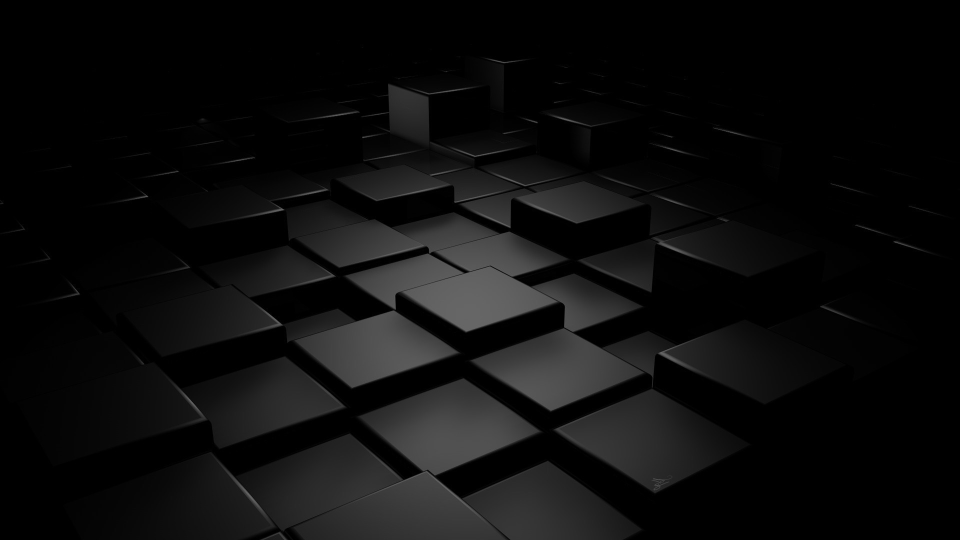
#> input picture Homepage.jpg, 1920 x 1080 px (shown at 1/2 size); its folder holds 6 pictures in this run
$ python -i 'ERP Project.py'   (imports and definitions only)   (older library calls are emulated)
#> lines starting #> are read from the running program, lines starting #| are printed output that depends on the picture; pictures that were not available may be replaced by others from this repository, and a replacement may not be noted
import tkinter as tk

from PIL import ImageTk,Image

from tkinter import messagebox

from tkinter import ttk

import pymysql as pym

import pickle

import time

'''**********************************************************************************'''
def Status_Hover(e):
    Status_Bar.config(text='')

def Status_Hover_Leave(e):
    Status_Bar.config(text='Coded By: Ikram, Meera Mohiddin, Jayanth                ')

def Status_Hover1(e):
    Status_Bar1.config(text='')

def Status_Hover_Leave1(e):
    Status_Bar1.config(text='Coded By: Ikram, Meera Mohiddin, Jayanth                ')

def Status_Hover2(e):
    Status_Bar2.config(text='')

def Status_Hover_Leave2(e):
    Status_Bar2.config(text='Coded By: Ikram, Meera Mohiddin, Jayanth                ')

def Status_Hover3(e):
    Status_Bar3.config(text='')

def Status_Hover_Leave3(e):
    Status_Bar3.config(text='Coded By: Ikram, Meera Mohiddin, Jayanth                ')

def Status_Hover4(e):
    Status_Bar4.config(text='')

def Status_Hover_Leave4(e):
    Status_Bar4.config(text='Coded By: Ikram, Meera Mohiddin, Jayanth                ')

def Status_Hover5(e):
    Status_Bar5.config(text='')

def Status_Hover_Leave5(e):
    Status_Bar5.config(text='Coded By: Ikram, Meera Mohiddin, Jayanth                ')

def Status_Hover6(e):
    Status_Bar6.config(text='')

def Status_Hover_Leave6(e):
    Status_Bar6.config(text='Coded By: Ikram, Meera Mohiddin, Jayanth                ')

def Status_Hover7(e):
    Status_Bar7.config(text='')

def Status_Hover_Leave7(e):
    Status_Bar7.config(text='Coded By: Ikram, Meera Mohiddin, Jayanth                ')


def Status_Hover8(e):
    Status_Bar8.config(text='')


def Status_Hover_Leave8(e):
    Status_Bar8.config(text='Coded By: Ikram, Meera Mohiddin, Jayanth                ')

'''***************************************************************************** '''

def clicker(event):
    Check_Username(Username_entry1.get().strip(),Password_entry1.get().strip())

def clicker1(event):
    Creating_File(Username_entry.get().strip(),Password_entry.get().strip(),Confirm_Password_entry.get().strip())

def clicker2(event):
    Check_Details_Student(int(Admission_entry.get().strip()))

def clicker3(event):
    Check_Details_Admin(int(Admission_entry1.get().strip()))

def clicker4(event):
    Admin_Update_Details(int(Admn_entry.get().strip()))

def clicker5(event):
    Add_Record(int(Admn_entry1.get().strip()),Name_entry.get().strip(),int(Class_entry.get().strip()),int(Totalfee_entry.get().strip()),int(Feepaid_entry.get().strip()),int(Feedue_entry.get().strip()))

def clicker6(event):
    Admin_Delete_Details(int(Admn_entry2.get().strip()))

'''****************************************************************************** '''
# [13 lines left out: functions Password_Show1, Password_Show, not called in this run]


def Home_to_Create_Account():
    root.destroy()
    Create_Account_Screen()

def Create_Acc_to_Home():
    top.destroy()
    Home_Screen()

def Create_Acc_to_Create_Acc():
    top.destroy()
    Create_Account_Screen()

def Home_to_Login():
    root.destroy()
    Login_Screen()

def Login_to_Home():
    top1.destroy()
    Home_Screen()

def Login_to_Login():
    top1.destroy()
    Login_Screen()

# [6 lines left out: function Login_to_Student_Details, not called in this run]

def Student_Screen_to_Home():
    top2.destroy()
    Home_Screen()

def Admin_Check_to_Home():
    top3.destroy()
    Home_Screen()

def Home_to_Developers():
    root.destroy()
    Developers_Screen()

def Admin_Update_to_Admin_Update():
    run.destroy()
    Admin_Update_Screen()

def Admin_Update_to_Home():
    run.destroy()
    Home_Screen()

def Admin_Add_to_Home():
    rec.destroy()
    Home_Screen()

def Admin_Del_to_Home():
    dele.destroy()
    Home_Screen()

def Devel_to_Home():
    dev.destroy()
    Home_Screen()

def Admin_view_to_Home():
    tree.destroy()
    Home_Screen()
'''*************************************************************************** '''
try:
    # [86 lines left out: functions Combo_Click, Combo_Click1, Combo_Click2, Combo_Click3, Combo_Click4, not called in this run]

except:
    print('')
'''************************************************************************* '''

# [861 lines left out: functions Tree_Screen, Delete_Record, Admin_Delete_Details, Delete_Record_Screen, Add_Record, Add_Record_Sceen and 9 more, not called in this run]

def Login_Screen():

    global top1
    top1=tk.Tk()
    top1.title('Login')
    top1.geometry('1000x600')
    top1.iconbitmap('Icon.ico')


    my_pic2=Image.open('Homepage.jpg')
#> my_pic2 is the input picture: PIL image 1920x1080 L; min 0, max 115, mean 13.1


    resized2=my_pic2.resize((1000,600),Image.ANTIALIAS)
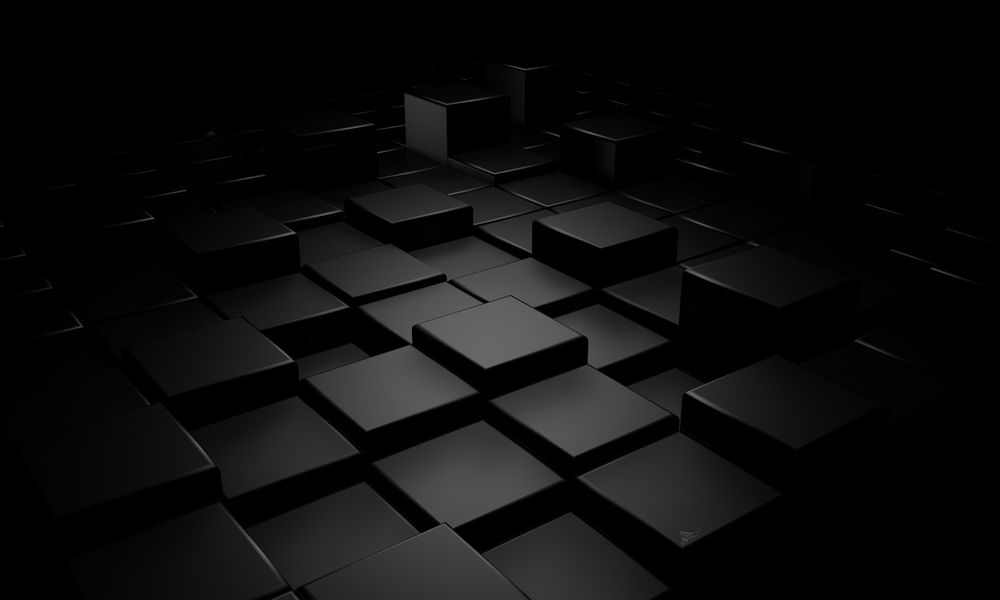
#> resized2: PIL image 1000x600 L; min 0, max 105, mean 13.1
    new_pic2=ImageTk.PhotoImage(resized2)


    my_label2=tk.Label(top1,image=new_pic2)
    my_label2.place(x=0,y=0)


    image = Image.open('logo.png')
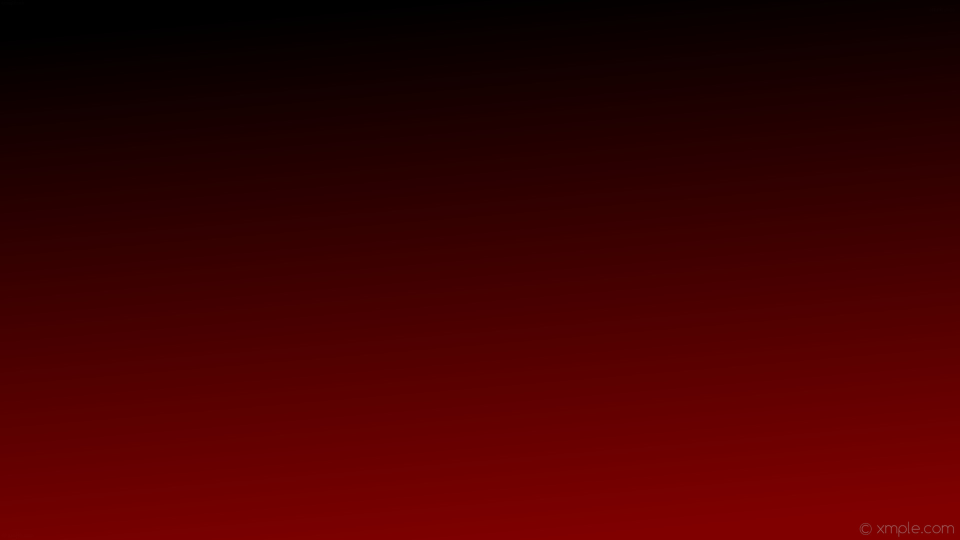
#> input picture homepage0.jpg, 1920 x 1080 px, given in place of logo.png, which was not available (shown at 1/2 size)
#> image is the input picture: PIL image 1920x1080 RGB; mean R, G, B 63.7, 0.2, 0.3

    resized = image.resize((120, 120), Image.ANTIALIAS)
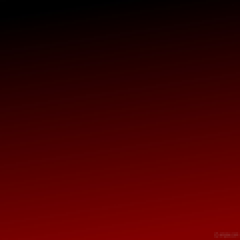
#> resized: PIL image 120x120 RGB (shown 2 times larger); mean R, G, B 63.7, 0.3, 0.3
    image = ImageTk.PhotoImage(resized)
    logo = tk.Label(top1, image=image,width=115,height=115)
    logo.place(x=30, y=10)

    Heading = tk.Label(top1, text='GVK CHINMAYA VIDYALAYA', bg='#050505', fg='red',font=("Helvetica", "45", "bold italic"))
    Heading.place(x=130, y=30)

    Username=tk.Label(top1,text='Username',font=(''"Helvetica", "25", "bold"))
    Username.place(x=70,y=170)

    global Username_entry1
    Username_entry1=tk.Entry(top1,width=40,borderwidth=5,font=("Helvetica", "20", "bold"))
    Username_entry1.place(x=250,y=170)


    Password=tk.Label(top1,text="Password",font=("Helvetica", "25", "bold"))
    Password.place(x=70,y=280)

    global Password_entry1
    Password_entry1=tk.Entry(top1,show='*',width=40,borderwidth=5,font=("Helvetica", "20", "bold"))
    Password_entry1.place(x=250,y=280)

    var=tk.IntVar()
    var.set(0)

    CheckBox=tk.Checkbutton(top1,text='Show Password',variable=var,command=lambda:Password_Show1(var.get()))
    CheckBox.place(x=725,y=330)


    my_pic8=Image.open('Submit.jpg')
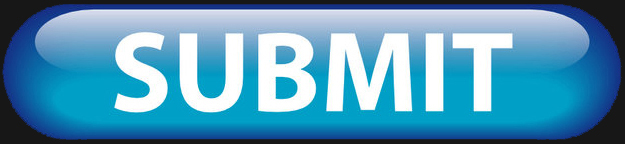
#> input picture Submit.jpg, 625 x 144 px
#> my_pic8 is the input picture: PIL image 625x144 RGB; mean R, G, B 87.5, 149.5, 181.3


    resized8=my_pic8.resize((220,75),Image.ANTIALIAS)
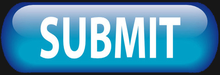
#> resized8: PIL image 220x75 RGB; mean R, G, B 87.3, 149.4, 181.3
    new_pic8=ImageTk.PhotoImage(resized8)


    Submit_Button=tk.Button(top1,image=new_pic8,borderwidth=0,width=215,height=70,command=lambda: Check_Username(Username_entry1.get().strip(),Password_entry1.get().strip()))
    Submit_Button.place(x=400,y=360)


    my_pic9=Image.open('Home.jpg')
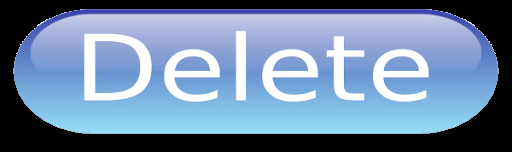
#> input picture delete.png, 512 x 152 px, given in place of Home.jpg, which was not available
#> my_pic9 is the input picture: PIL image 512x152 P; mean R, G, B 110.8, 134.1, 163.2


    resized9=my_pic9.resize((220,75),Image.ANTIALIAS)
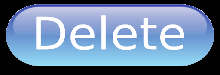
#> resized9: PIL image 220x75 P; mean R, G, B 111.3, 134.7, 164.1
    new_pic9=ImageTk.PhotoImage(resized9)


    Home_Button=tk.Button(top1,image=new_pic9,borderwidth=0,width=215,height=70,command=Login_to_Home)
    Home_Button.place(x=400,y=450)


    global Status_Bar2
    Status_Bar2=tk.Label(top1,text='Coded By: Ikram, Meera Mohiddin, Jayanth            ',font=('bold'),bd=1,relief='sunken',anchor='e')
    Status_Bar2.pack(fill='x',side='bottom')

    Status_Bar2.bind('<Enter>',Status_Hover2)
    Status_Bar2.bind('<Leave>',Status_Hover_Leave2)

    top1.bind('<Return>',clicker)

    top1.mainloop()


# [321 lines left out: functions Creating_File, Create_Account_Screen, Developers_Screen, animation, Home_Screen, not called in this run]
# [1 line not run here, left out]

>>> result = Login_Screen()
